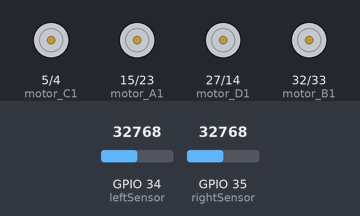
This program was run on a simulated ESP32 board running MicroPython. Shown: motor-driver pin pairs drawn as motors (green arrow = first pin HIGH = forward, orange = second pin HIGH = backward, longer = more drive). The test bench sets the inputs (shaded band); at power-on: GPIO 34 (leftSensor) = 32768, GPIO 35 (rightSensor) = 32768 (analog values on the 0–65535 scale).

Above: at 1.2 s.
1.3 s: GPIO 34 (leftSensor) set to 64160
2.8 s: GPIO 34 (leftSensor) set to 65008
At 3.3 s:
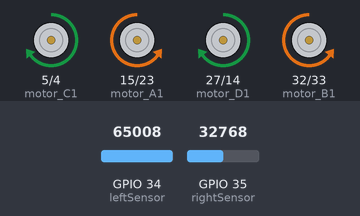
4.3 s: GPIO 35 (rightSensor) set to 64320
5.8 s: GPIO 35 (rightSensor) set to 65008
At 6.7 s:
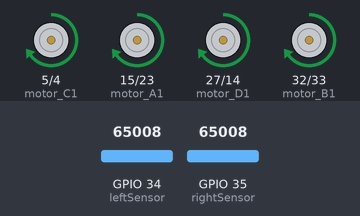
7.3 s: GPIO 34 (leftSensor) set to 57670
At 8.5 s:
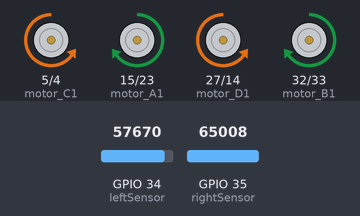
8.8 s: GPIO 35 (rightSensor) set to 57670
At 8.98 s:
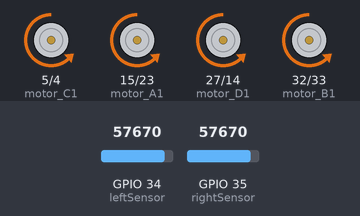
Timing chart, 0 to 11.6 s (numbered marks = the images above; inputs shaded):
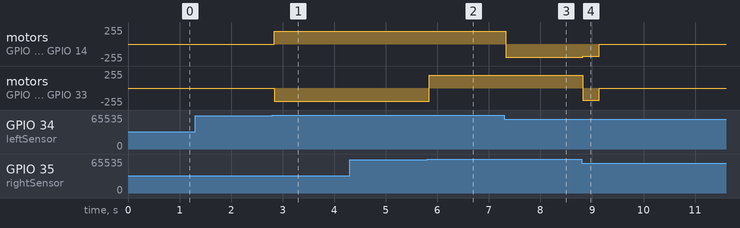

Measured:
- the behaviour switches between 64992 and 65008 on GPIO 34 (leftSensor) (found by bisection; images 0 and 1)
- the behaviour switches between 64992 and 65008 on GPIO 35 (rightSensor) (found by bisection; images 1 and 2)
- after the input at 1.3 s, every drawn part: stays the same
- after the input at 2.8 s, motor on GPIO 5 (motor_C1) / GPIO 4 (motor_C2), motor on GPIO 27 (motor_D1) / GPIO 14 (motor_D2): stopped → forward 195/255 at once; motor on GPIO 15 (motor_A1) / GPIO 23 (motor_A2), motor on GPIO 32 (motor_B1) / GPIO 33 (motor_B2): stopped → backward 195/255 at once
- after the input at 4.3 s, every drawn part: stays the same
- after the input at 5.8 s, motor on GPIO 15 (motor_A1) / GPIO 23 (motor_A2), motor on GPIO 32 (motor_B1) / GPIO 33 (motor_B2): backward 195/255 → forward 195/255 at once
- after the input at 7.3 s, motor on GPIO 5 (motor_C1) / GPIO 4 (motor_C2), motor on GPIO 27 (motor_D1) / GPIO 14 (motor_D2): forward 195/255 → backward 195/255 at once
- after the input at 8.8 s, motor on GPIO 5 (motor_C1) / GPIO 4 (motor_C2): backward 195/255 → backward 183/255 at once, → stopped 0.32 s later; motor on GPIO 15 (motor_A1) / GPIO 23 (motor_A2): forward 195/255 → backward 183/255 at once, → stopped 0.32 s later

The program:

tracker.py
```python
import machine
from machine import Pin, ADC, PWM, Timer
from time import sleep
import utime

# IR sensör pinleri (analog)
leftSensor = ADC(Pin(34))    # Sol sensör
rightSensor = ADC(Pin(35))   # Sağ sensör

# Motor A pinleri
motor_A1 = PWM(Pin(15))
motor_A1.duty_u16(0)
motor_A2 = PWM(Pin(23))
motor_A2.duty_u16(0)

# Motor B pinleri
motor_B1 = PWM(Pin(32))
motor_B1.duty_u16(0)
motor_B2 = PWM(Pin(33))
motor_B2.duty_u16(0)

# Motor C pinleri
motor_C1 = PWM(Pin(5))
motor_C1.duty_u16(0)
motor_C2 = PWM(Pin(4))
motor_C2.duty_u16(0)

# Motor D pinleri
motor_D1 = PWM(Pin(27))
motor_D1.duty_u16(0)
motor_D2 = PWM(Pin(14))
motor_D2.duty_u16(0)

# Motor hızları
Mid_Speed = 50000
Low_Speed = 47000

# Hareket yönü sabitleri
STOP = 0     # Dur
FWD = 1      # İleri
LEFT = 2     # Sola dön
RIGHT = 3    # Sağa dön
BWD = 4      # Geri

# Sensör eşiği (çizgiyi algılamak için)
threshold = 65000

# Yön takip değişkenleri
directionStt = STOP
oldDirection = STOP

# İleri gitme fonksiyonu
def forward(speed):
    motor_A1.duty_u16(speed)
    motor_A2.duty_u16(0)
    motor_B1.duty_u16(speed)
    motor_B2.duty_u16(0)
    motor_C1.duty_u16(speed)
    motor_C2.duty_u16(0)
    motor_D1.duty_u16(speed)
    motor_D2.duty_u16(0)
    return

# Sağa dönme fonksiyonu
def right(speed):
    motor_A1.duty_u16(speed)
    motor_A2.duty_u16(0)
    motor_B1.duty_u16(speed)
    motor_B2.duty_u16(0)
    motor_C1.duty_u16(0)
    motor_C2.duty_u16(speed)
    motor_D1.duty_u16(0)
    motor_D2.duty_u16(speed)
    return

# Sola dönme fonksiyonu
def left(speed):
    motor_A1.duty_u16(0)
    motor_A2.duty_u16(speed)
    motor_B1.duty_u16(0)
    motor_B2.duty_u16(speed)
    motor_C1.duty_u16(speed)
    motor_C2.duty_u16(0)
    motor_D1.duty_u16(speed)
    motor_D2.duty_u16(0)
    return

# Geri gitme fonksiyonu
def backward(speed):
    motor_A1.duty_u16(0)
    motor_A2.duty_u16(speed)
    motor_B1.duty_u16(0)
    motor_B2.duty_u16(speed)
    motor_C1.duty_u16(0)
    motor_C2.duty_u16(speed)
    motor_D1.duty_u16(0)
    motor_D2.duty_u16(speed)
    return

# Durma fonksiyonu
def stop():
    motor_A1.duty_u16(0)
    motor_A2.duty_u16(0)
    motor_B1.duty_u16(0)
    motor_B2.duty_u16(0)
    motor_C1.duty_u16(0)
    motor_C2.duty_u16(0)
    motor_D1.duty_u16(0)
    motor_D2.duty_u16(0)

# Ana döngü
while True:
    # IR sensörlerden veri oku
    leftSensorValue = leftSensor.read_u16()
    rightSensorValue = rightSensor.read_u16()

    sleep(0.02)  # Okuma stabilitesi için kısa bekleme

    # Her iki sensör de çizgiyi görüyorsa ileri git
    if leftSensorValue >= threshold and rightSensorValue >= threshold:
        directionStt = FWD
    # Sadece sağ sensör çizgiyi görüyorsa sağa dön
    elif leftSensorValue < threshold and rightSensorValue > threshold:
        directionStt = RIGHT
    # Sadece sol sensör çizgiyi görüyorsa sola dön
    elif leftSensorValue > threshold and rightSensorValue < threshold:
        directionStt = LEFT
    # Hiçbiri görmüyorsa ve daha önce durmuyorsa geri git
    elif leftSensorValue < threshold and rightSensorValue < threshold and directionStt != STOP:
        directionStt = BWD

    # Yön değiştiyse ilgili fonksiyonu çağır
    if directionStt != oldDirection:
        oldDirection = directionStt
        if directionStt == FWD:
            forward(Mid_Speed)
        elif directionStt == RIGHT:
            right(Mid_Speed)
        elif directionStt == LEFT:
            left(Mid_Speed)
        elif directionStt == BWD:
            backward(Low_Speed)
            reversTime = utime.ticks_ms()  # Geri gitmeye başlama zamanı
        elif directionStt == STOP:
            stop()

    # Geri gitme süresi 300ms'yi geçtiyse dur
    if directionStt == BWD and (utime.ticks_ms() - reversTime > 300):
        directionStt = STOP
```
